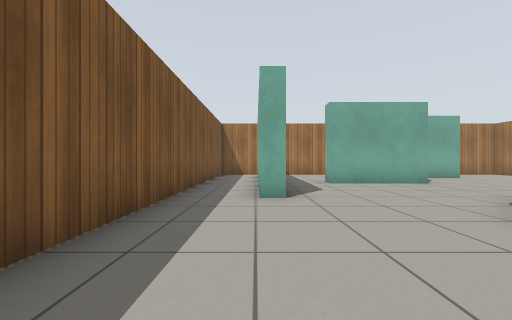
View 1 (above)

16 first-person views from a walk through a world built for the Gazebo simulator. The camera is 0.72 m above the floor, looks level and sees 90° across. The floor is counted in squares, 1 m on a side. Each view is taken from the middle of a square. On the plan, view 1 faces up. The plan holds only what a view shows up to about 9 squares ahead; the rest is blank. Gazebo's built-in surfaces are drawn with simple patterns.

View 2
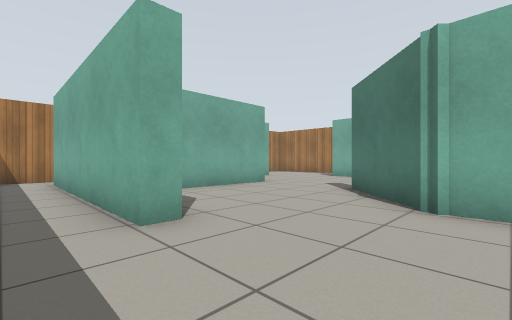

View 3
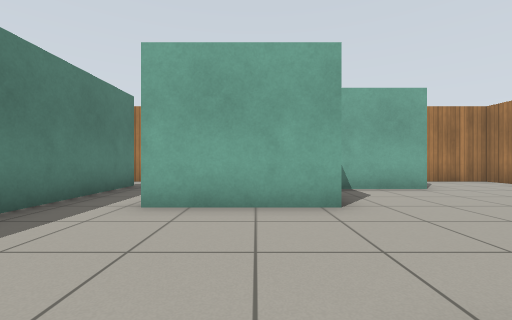

View 4
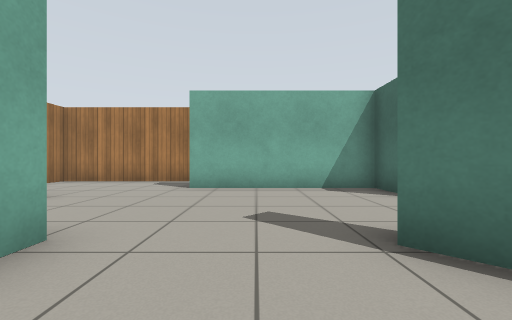

View 5
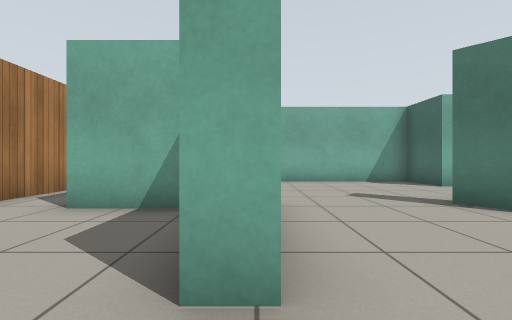

View 6
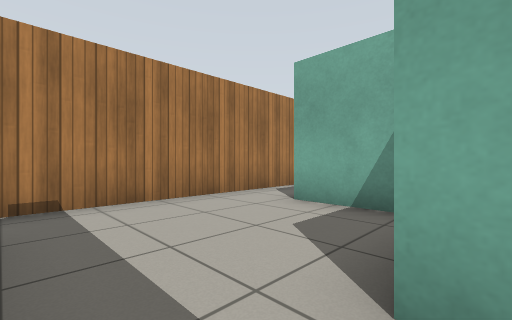

View 7
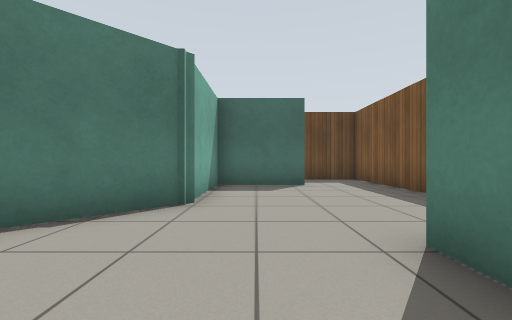

View 8
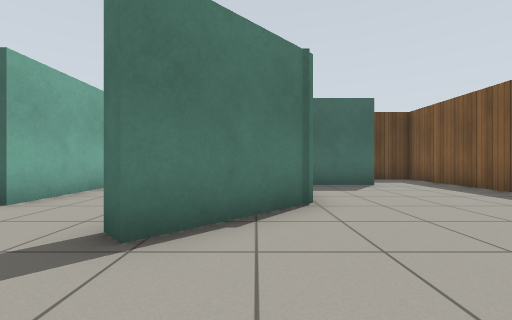

View 9
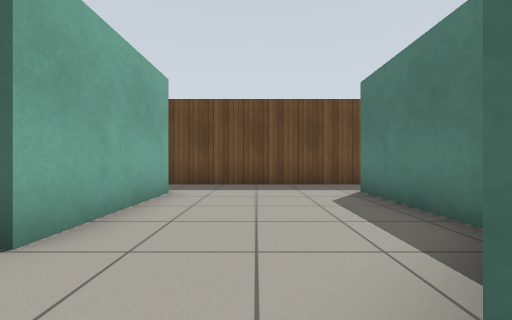

View 10
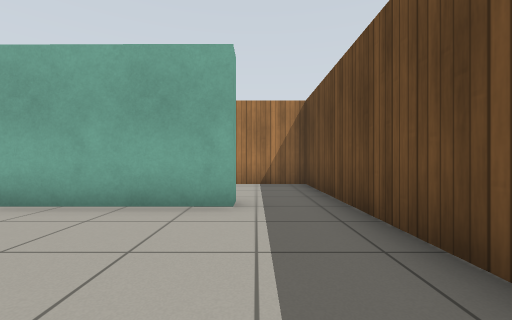

View 11
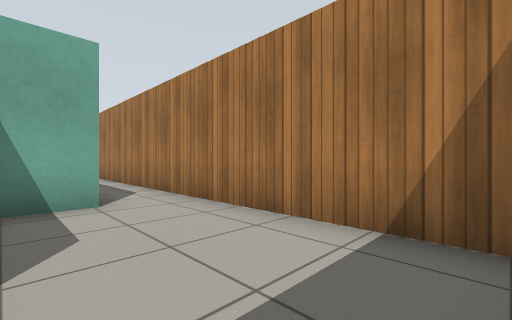

View 12
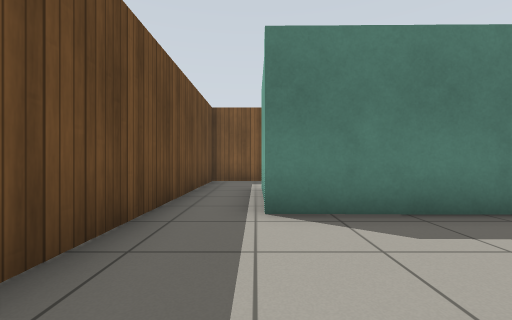

View 13
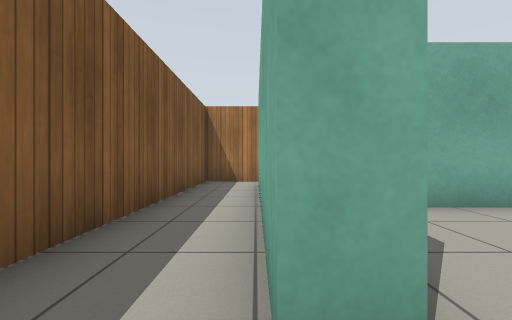

View 14
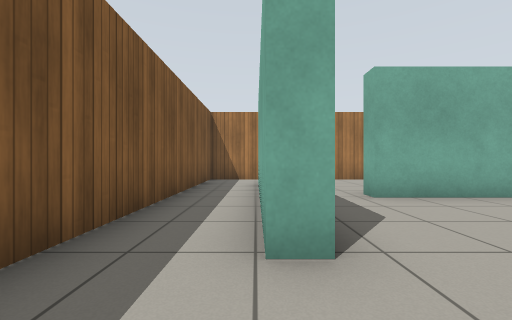

View 15
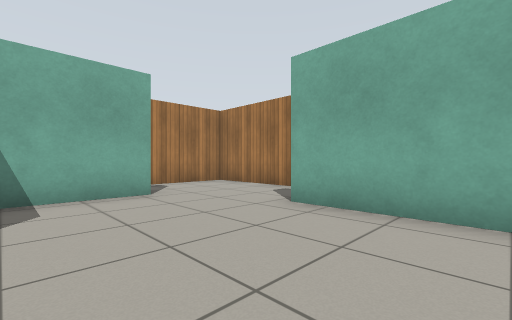

View 16
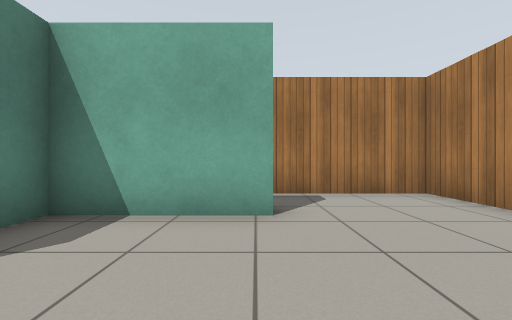

### Floor plan
Points are (right, up) in squares from view 1. A wall is a line through its corners. A room is listed if a view was taken in it or the views show most of it. See-through windows are left out.
Room 1 (views 1, 2, 3, 4, 5, 6, 7, 8, 9, 13, 14, 15, 16)
walls: (5.4, 7.9) (2.3, 7.9) (2.3, 8.5); (0.6, 5.6) (0.6, 4.9) (0.1, 4.9) (0.1, 11.1); (0.6, 8.6) (0.6, 7.4); (7.9, 1.5) (7.9, 2.9) (9.6, 2.9) (9.6, 7.8); (8.2, 10.3) (5.3, 10.3) (5.3, 9.7); (11.7, 2.5) (11.7, 12.5) (4.5, 12.5); (0.5, -0.4) (3.1, -0.4) (3.1, 2.8) (5.2, 4.8) (5.5, 4.4); (0.5, 12.5) (-1.7, 12.5) (-1.7, -1.5)
ways out: opening at (-0.5, -1) to room 2; opening at (6.5, 2.5) to room 2; opening at (11, 2) to room 3; opening at (0, 12) to room 4; opening at (1.5, 8) to room 4; opening at (5, 12) to room 4
Room 2 (views 10, 12)
walls: (2.6, -0.9) (1.1, -0.9); (7.9, -0.7) (7.9, 1.5); (3.6, 2.4) (3.6, -0.9); (-1.7, -1.5) (-1.7, -2.5) (7.5, -2.5)
ways out: opening at (-0.5, -1) to room 1; opening at (6.5, 2.5) to room 1; opening at (8, -1.5) to room 3
Room 3 (view 11)
walls: (8.3, -0.7) (7.9, -0.7); (10.2, 2.5) (8.9, 2.5); (7.5, -2.5) (11.7, -2.5) (11.7, 2.5)
ways out: opening at (11, 2) to room 1; opening at (8, -1.5) to room 2
Room 4 (no view inside)
walls: (0.6, 11.2) (0.6, 8.6); (4.5, 12.5) (0.5, 12.5); (4.8, 9) (4.8, 10.9)
ways out: opening at (0, 12) to room 1; opening at (1.5, 8) to room 1; opening at (5, 12) to room 1

Positions as (right, up) in squares from view 1, and headings:
1: (0, 0), facing up
2: (-1, 2), facing up-right
3: (4, 4), facing up
4: (3, 6), facing right
5: (1, 8), facing right
6: (1, 8), facing up-right
7: (2, 7), facing down
8: (4, 7), facing down
9: (6, 5), facing down
10: (4, -1), facing right
11: (9, -2), facing up-right
12: (7, -1), facing left
13: (0, 4), facing up
14: (0, 3), facing up
15: (6, 5), facing up-right
16: (8, 7), facing up
